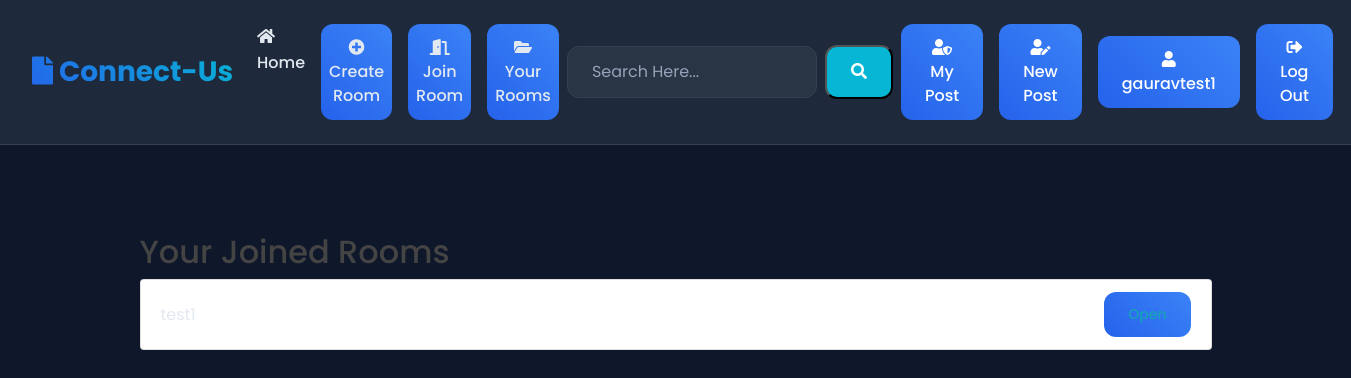
The page /your-rooms/ (signed in) on the database as committed earlier.
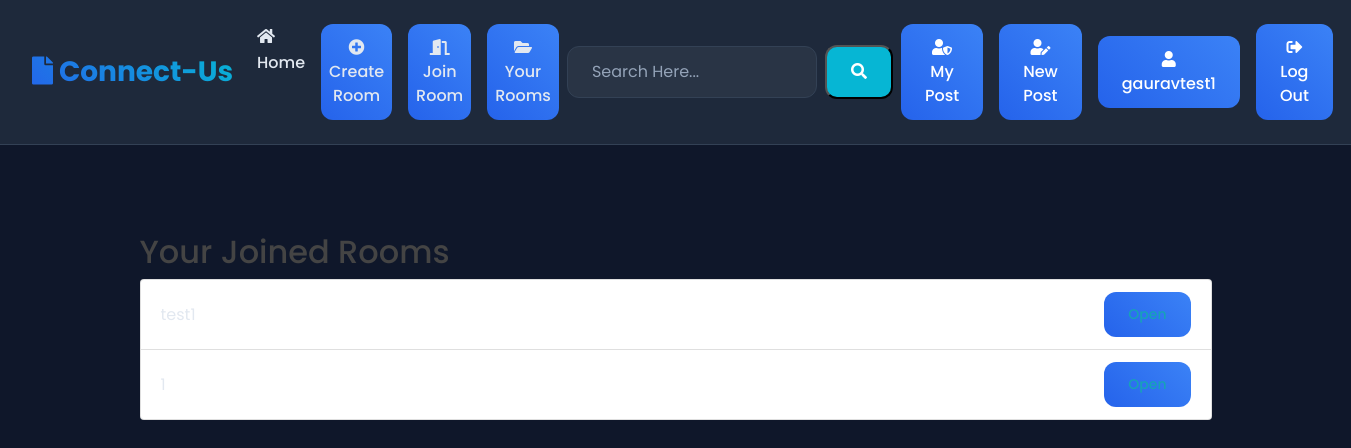
The same page on the database as committed later.
### blog/models.py (models this page shows, shortened)
class Room(models.Model):
    room_id = models.CharField(max_length=100, unique=True)
    password = models.CharField(max_length=100)
    members = models.ManyToManyField(User, related_name='rooms_joined')
    created_by = models.ForeignKey(User, on_delete=models.CASCADE, related_name='rooms_created', null=True)  # Temporarily set null=True

### blog/views.py (the view)
# urls.py: path('your-rooms/', user_rooms, name='your-rooms'),
@login_required
def user_rooms(request):
    rooms = request.user.rooms_joined.all()
    return render(request, 'blog/user_rooms.html', {'rooms': rooms})

### blog/templates/blog/user_rooms.html
{% extends "blog/base.html" %}
{% block content %}
  <div class="container mt-4">
    <h2>Your Joined Rooms</h2>
    {% if rooms %}
      <ul class="list-group">
        {% for room in rooms %}
          <li class="list-group-item d-flex justify-content-between align-items-center">
            {{ room.room_id }}
            <a href="{% url 'room-detail' room.room_id %}" class="btn btn-sm btn-outline-info">Open</a>
          </li>
        {% endfor %}
      </ul>
    {% else %}
      <p>You haven’t joined any rooms yet.</p>
    {% endif %}
  </div>
{% endblock %}

Rows that differ between the two databases and show on the page:
added Room: room_id "1"
